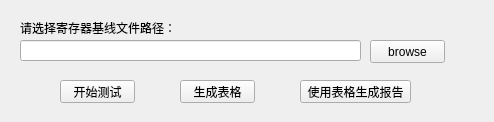
<?xml version="1.0" encoding="UTF-8"?>
<ui version="4.0">
 <class>RegisterBaseLineCheck</class>
 <widget class="QWidget" name="RegisterBaseLineCheck">
  <property name="geometry">
   <rect>
    <x>0</x>
    <y>0</y>
    <width>494</width>
    <height>122</height>
   </rect>
  </property>
  <property name="windowTitle">
   <string>Form</string>
  </property>
  <widget class="QPushButton" name="pushButton_browse_RBL_dir">
   <property name="geometry">
    <rect>
     <x>370</x>
     <y>40</y>
     <width>75</width>
     <height>23</height>
    </rect>
   </property>
   <property name="text">
    <string>browse</string>
   </property>
  </widget>
  <widget class="QLineEdit" name="lineEdit_register_base_line_dir">
   <property name="geometry">
    <rect>
     <x>20</x>
     <y>40</y>
     <width>341</width>
     <height>21</height>
    </rect>
   </property>
  </widget>
  <widget class="QLabel" name="label">
   <property name="geometry">
    <rect>
     <x>20</x>
     <y>20</y>
     <width>171</width>
     <height>16</height>
    </rect>
   </property>
   <property name="text">
    <string>请选择寄存器基线文件路径：</string>
   </property>
  </widget>
  <widget class="QPushButton" name="startRegisterBaseLine_Test">
   <property name="geometry">
    <rect>
     <x>60</x>
     <y>80</y>
     <width>75</width>
     <height>23</height>
    </rect>
   </property>
   <property name="text">
    <string>开始测试</string>
   </property>
  </widget>
  <widget class="QPushButton" name="generateRegisterBaseLineExcel">
   <property name="geometry">
    <rect>
     <x>180</x>
     <y>80</y>
     <width>75</width>
     <height>23</height>
    </rect>
   </property>
   <property name="text">
    <string>生成表格</string>
   </property>
  </widget>
  <widget class="QPushButton" name="generateRegisterBaseLineReport">
   <property name="geometry">
    <rect>
     <x>300</x>
     <y>80</y>
     <width>111</width>
     <height>23</height>
    </rect>
   </property>
   <property name="text">
    <string>使用表格生成报告</string>
   </property>
  </widget>
 </widget>
 <resources/>
 <connections/>
</ui>
